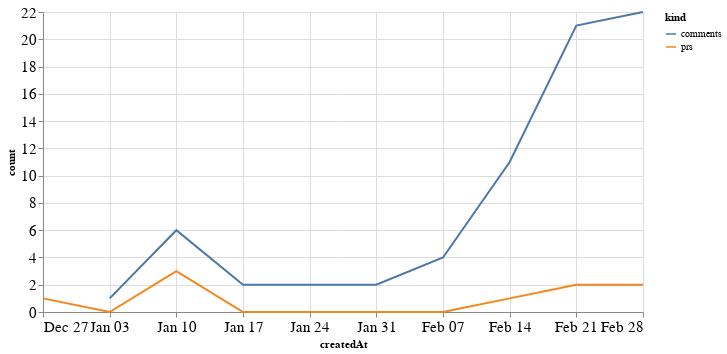

Notebook cell for this chart:
### Code cell
alt.Chart(total_time, width=600).mark_line().encode(
    x='createdAt',
    y='count',
    color='kind'
)

### Figure 1 — Vega-Lite specification as saved in the notebook (floating-point values rounded to 4 significant figures)
{"config": {"axisLeft": {"labelFontSize": 15}, "axisBottom": {"labelFontSize": 15}}, "data": {"name": "data-f4b427b2c79ac3dd5441deeba34254ad"}, "mark": "line", "encoding": {"color": {"type": "nominal", "field": "kind"}, "x": {"type": "temporal", "field": "createdAt"}, "y": {"type": "quantitative", "field": "count"}}, "width": 600, "$schema": "https://vega.github.io/schema/vega-lite/v4.8.1.json", "datasets": {"data-f4b427b2c79ac3dd5441deeba34254ad": [{"createdAt": "2020-12-27T00:00:00", "kind": "prs", "count": 1.0}, {"createdAt": "2021-01-03T00:00:00", "kind": "prs", "count": 0.0}, {"createdAt": "2021-01-10T00:00:00", "kind": "prs", "count": 3.0}, {"createdAt": "2021-01-17T00:00:00", "kind": "prs", "count": 0.0}, {"createdAt": "2021-01-24T00:00:00", "kind": "prs", "count": 0.0}, {"createdAt": "2021-01-31T00:00:00", "kind": "prs", "count": 0.0}, {"createdAt": "2021-02-07T00:00:00", "kind": "prs", "count": 0.0}, {"createdAt": "2021-02-14T00:00:00", "kind": "prs", "count": 1.0}, {"createdAt": "2021-02-21T00:00:00", "kind": "prs", "count": 2.0}, {"createdAt": "2021-02-28T00:00:00", "kind": "prs", "count": 2.0}, {"createdAt": "2020-12-27T00:00:00", "kind": "comments", "count": null}, {"createdAt": "2021-01-03T00:00:00", "kind": "comments", "count": 1.0}, {"createdAt": "2021-01-10T00:00:00", "kind": "comments", "count": 6.0}, {"createdAt": "2021-01-17T00:00:00", "kind": "comments", "count": 2.0}, {"createdAt": "2021-01-24T00:00:00", "kind": "comments", "count": 2.0}, {"createdAt": "2021-01-31T00:00:00", "kind": "comments", "count": 2.0}, {"createdAt": "2021-02-07T00:00:00", "kind": "comments", "count": 4.0}, {"createdAt": "2021-02-14T00:00:00", "kind": "comments", "count": 11.0}, {"createdAt": "2021-02-21T00:00:00", "kind": "comments", "count": 21.0}, {"createdAt": "2021-02-28T00:00:00", "kind": "comments", "count": 22.0}]}}
